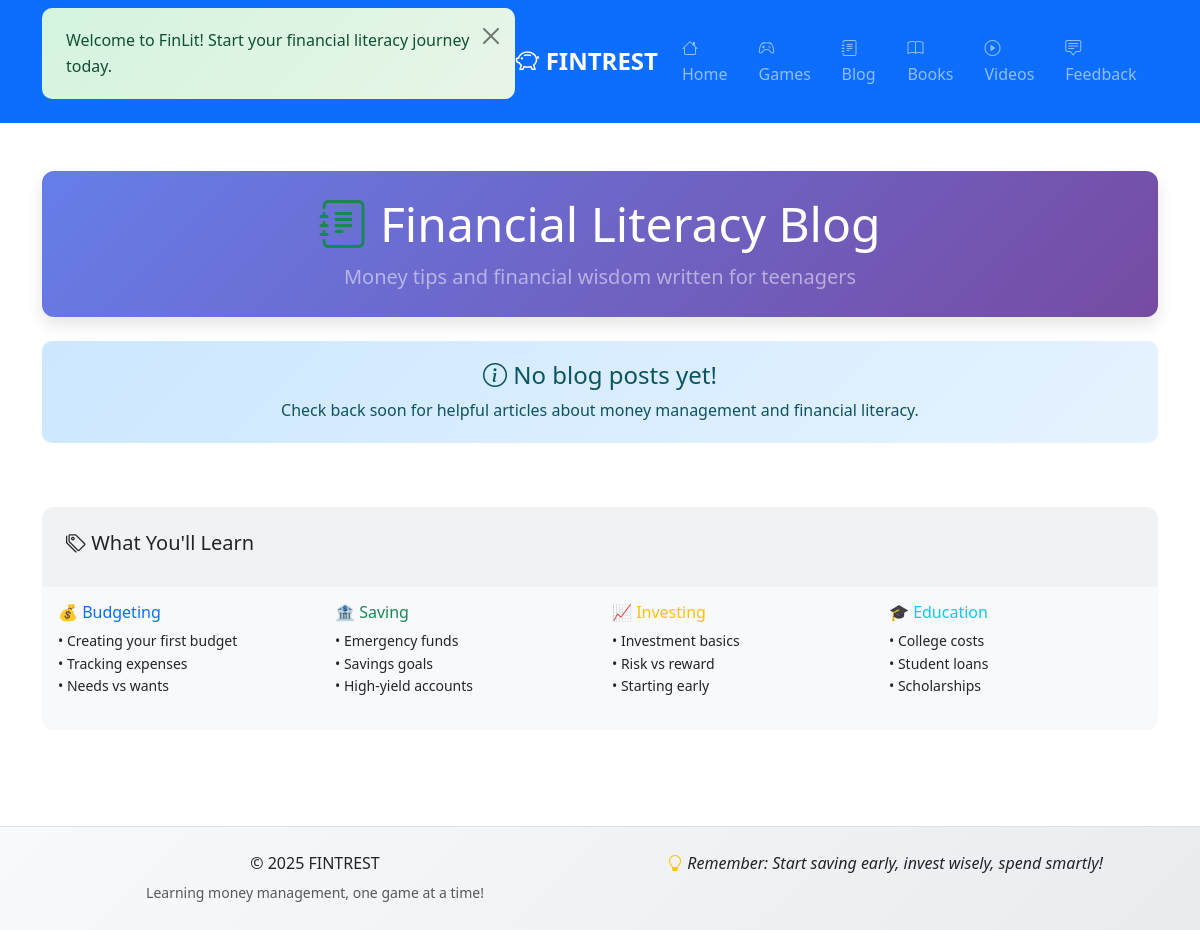
Before: /blog with the older database file.
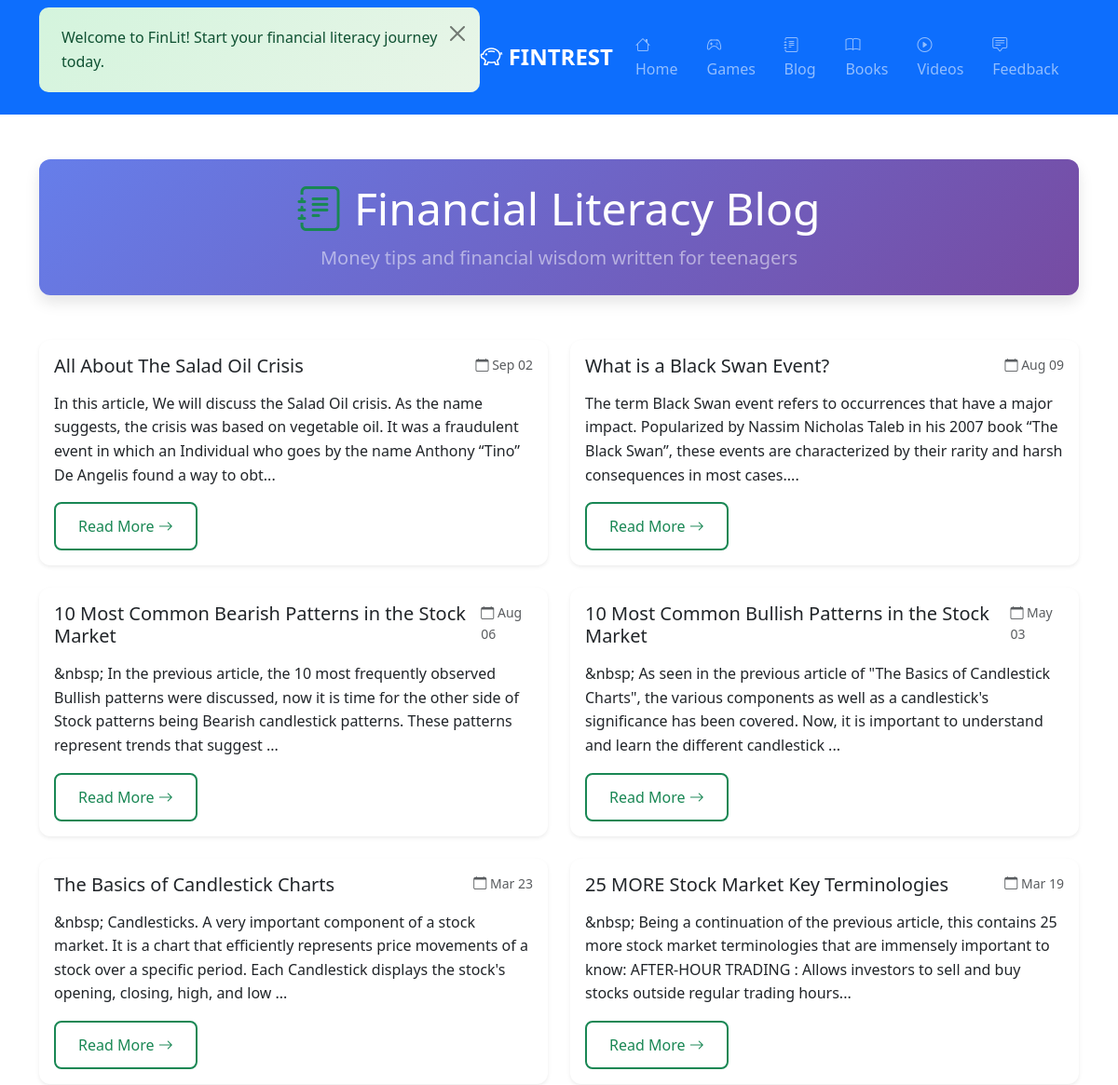
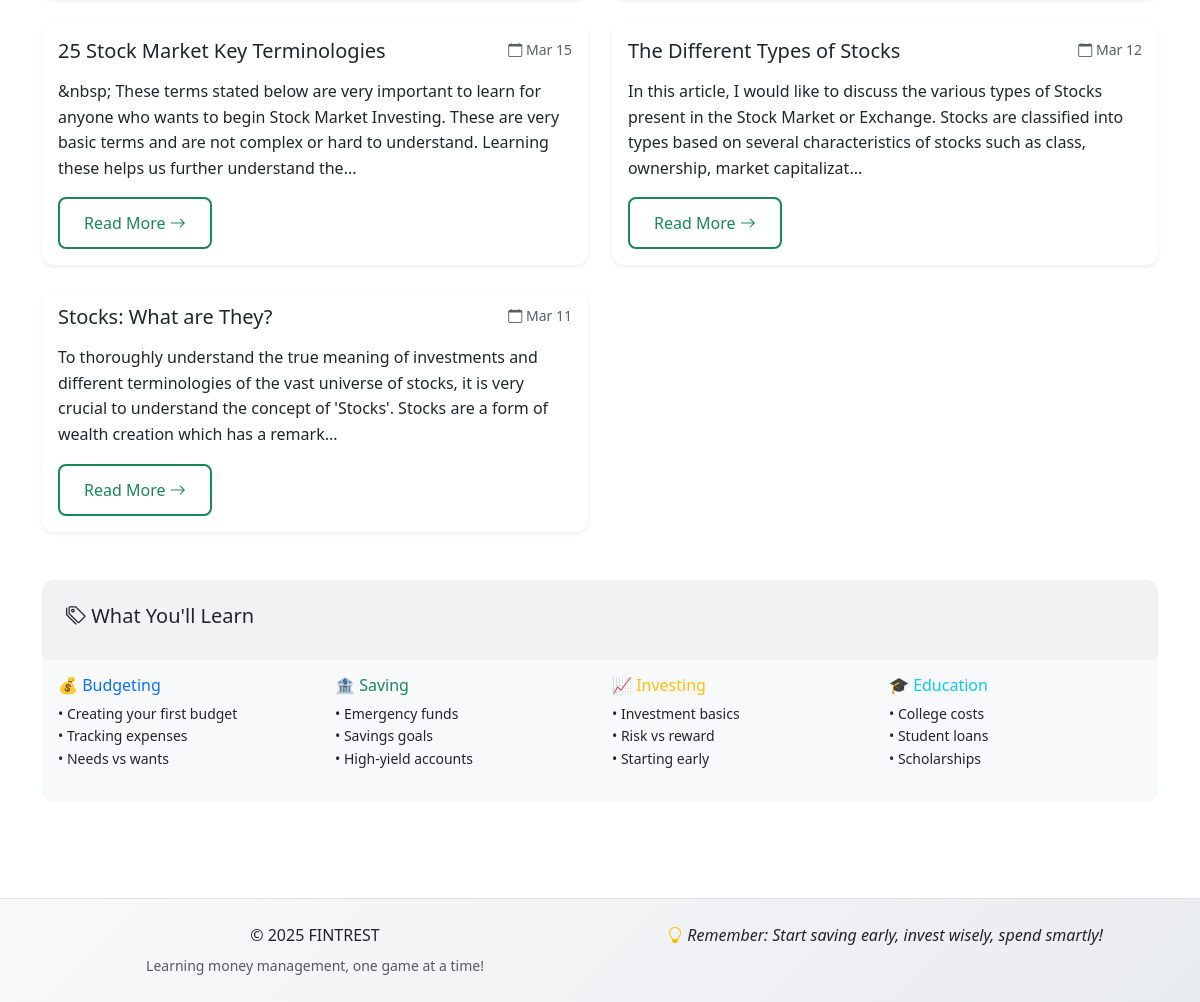
After: the same page with the newer database file (2 pictures, top to bottom).
### app.py (models this page shows, shortened)
class BlogPost(db.Model):
    id = db.Column(db.Integer, primary_key=True)
    title = db.Column(db.String(200), nullable=False)
    content = db.Column(db.Text, nullable=False)
    excerpt = db.Column(db.String(300), nullable=False)
    date_posted = db.Column(db.DateTime, default=datetime.utcnow)

### app.py (the view)
@app.route('/blog')
def blog_list():
    posts = BlogPost.query.order_by(BlogPost.date_posted.desc()).all()
    return render_template('blog_list.html', posts=posts)

### templates/blog_list.html (shortened to what this page needs)
{% extends "base.html" %}
{% block content %}
<div class="container py-5">
    <div class="row mb-5">
        <div class="col text-center">
            <div class="section-hero py-4 px-3">
                <h1 class="display-5 mb-2">
                    <i class="bi bi-journal-text text-success"></i> Financial Literacy Blog
                </h1>
                <p class="lead mb-0 text-white-50">Money tips and financial wisdom written for teenagers</p>
            </div>
        </div>
    </div>
    <div class="row g-4">
        {% for post in posts %}
        <div class="col-lg-6">
            <article class="card h-100 shadow-sm blog-post-card">
                <div class="card-body d-flex flex-column">
                    <div class="d-flex justify-content-between align-items-start mb-3">
                        <h5 class="card-title mb-0">
                            <a href="{{ url_for('blog_post', post_id=post.id) }}" class="text-decoration-none">
                                {{ post.title }}
                            </a>
                        </h5>
                        <small class="text-muted ms-2">
                            <i class="bi bi-calendar"></i>
                            {{ post.date_posted.strftime('%b %d') }}
                        </small>
                    </div>
                    <p class="card-text flex-grow-1">{{ post.excerpt }}</p>
                    <div class="mt-auto">
                        <a href="{{ url_for('blog_post', post_id=post.id) }}" class="btn btn-outline-success">
                            Read More <i class="bi bi-arrow-right"></i>
                        </a>
                    </div>
                </div>
            </article>
        </div>
        {% endfor %}
    </div>
    {% if not posts %}
    <div class="row">
        <div class="col text-center">
            <div class="alert alert-info">
                <h4><i class="bi bi-info-circle"></i> No blog posts yet!</h4>
                <p class="mb-0">Check back soon for helpful articles about money management and financial literacy.</p>
            </div>
        </div>
    </div>
    {% endif %}
    <div class="row mt-5">
        <div class="col">
            <div class="card bg-light">
                <div class="card-header">
                    <h5><i class="bi bi-tags"></i> What You'll Learn</h5>
                </div>
                <div class="card-body">
                    <div class="row">
                        <div class="col-md-3">
                            <h6 class="text-primary">💰 Budgeting</h6>
                            <ul class="list-unstyled small">
                                <li>• Creating your first budget</li>
                                <li>• Tracking expenses</li>
                                <li>• Needs vs wants</li>
                            </ul>
                        </div>
                        <div class="col-md-3">
                            <h6 class="text-success">🏦 Saving</h6>
                            <ul class="list-unstyled small">
                                <li>• Emergency funds</li>
                                <li>• Savings goals</li>
                                <li>• High-yield accounts</li>
                            </ul>
                        </div>
                        <div class="col-md-3">
                            <h6 class="text-warning">📈 Investing</h6>
                            <ul class="list-unstyled small">
                                <li>• Investment basics</li>
                                <li>• Risk vs reward</li>
                                <li>• Starting early</li>
                            </ul>
                        </div>
                        <div class="col-md-3">
                            <h6 class="text-info">🎓 Education</h6>
                            <ul class="list-unstyled small">
                                <li>• College costs</li>
                                <li>• Student loans</li>
                                <li>• Scholarships</li>
                            </ul>
                        </div>
                    </div>
                </div>
            </div>
        </div>
    </div>
</div>
{% endblock %}

### templates/base.html (shortened to what this page needs)
<!DOCTYPE html>
<html lang="en">
<head>
    <link href="https://cdn.jsdelivr.net/npm/bootstrap@5.3.0/dist/css/bootstrap.min.css" rel="stylesheet">
    <link rel="stylesheet" href="https://cdn.jsdelivr.net/npm/bootstrap-icons@1.11.0/font/bootstrap-icons.css">
    <link rel="stylesheet" href="{{ url_for('static', filename='css/style.css') }}">
</head>
<body>
    <nav class="navbar navbar-expand-lg navbar-dark bg-primary">
        <div class="container">
            <a class="navbar-brand fw-bold" href="{{ url_for('index') }}">
                <i class="bi bi-piggy-bank"></i>
                    <span class="d-none d-sm-inline">FINTREST</span>
            </a>
            <div class="collapse navbar-collapse" id="navbarNav">
                <ul class="navbar-nav ms-auto">
                    <li class="nav-item">
                        <a class="nav-link" href="{{ url_for('index') }}">
                            <i class="bi bi-house"></i> Home
                        </a>
                    </li>
                    <li class="nav-item">
                        <a class="nav-link" href="{{ url_for('games') }}">
                            <i class="bi bi-controller"></i> Games
                        </a>
                    </li>
                    <li class="nav-item">
                        <a class="nav-link" href="{{ url_for('blog_list') }}">
                            <i class="bi bi-journal-text"></i> Blog
                        </a>
                    </li>
                    <li class="nav-item">
                        <a class="nav-link" href="{{ url_for('books') }}">
                            <i class="bi bi-book"></i> Books
                        </a>
                    </li>
                    <li class="nav-item">
                        <a class="nav-link" href="{{ url_for('videos') }}">
                            <i class="bi bi-play-circle"></i> Videos
                        </a>
                    </li>
                    <li class="nav-item">
                        <a class="nav-link" href="{{ url_for('survey') }}">
                            <i class="bi bi-chat-square-text"></i> Feedback
                        </a>
                    </li>
                </ul>
            </div>
        </div>
    </nav>
    <main class="flex-grow-1">
        {% block content %}{% endblock %}
    </main>
    <footer class="bg-light text-center py-4 mt-5">
        <div class="container">
            <div class="row">
                <div class="col-md-6">
                    <p class="mb-1">&copy; 2025 FINTREST</p>
                    <small class="text-muted">Learning money management, one game at a time!</small>
                </div>
                <div class="col-md-6">
                    <p class="mb-1">
                        <i class="bi bi-lightbulb text-warning"></i>
                            <em>Remember: Start saving early, invest wisely, spend smartly!</em>
                    </p>
                </div>
            </div>
        </div>
    </footer>
</body>
</html>

### static/css/style.css (style rules this page uses)
:root { --primary-color: #0d6efd; --success-color: #198754; --warning-color: #ffc107; --danger-color: #dc3545; --light-color: #f8f9fa; --dark-color: #212529; --gradient-primary: linear-gradient(135deg, #667eea 0%, #764ba2 100%); --gradient-success: linear-gradient(135deg, #4ecdc4 0%, #44a08d 100%); --gradient-warning: linear-gradient(135deg, #f093fb 0%, #f5576c 100%); }
body { font-family: 'Segoe UI', Tahoma, Geneva, Verdana, sans-serif; line-height: 1.6; color: var(--dark-color); background-color: #fff; }
.flex-grow-1 { flex: 1 0 auto; }
.navbar-brand { font-size: 1.5rem; font-weight: 700; }
.navbar-nav .nav-link { font-weight: 500; transition: color 0.3s ease; }
.section-hero { background: var(--gradient-primary); color: #fff; border-radius: 0.75rem; box-shadow: 0 0.5rem 1rem rgba(0,0,0,0.1); }
.section-hero h1 { color: #fff; }
.section-hero .lead { color: rgba(255,255,255,0.85); }
.card { border: none; transition: all 0.3s ease; border-radius: 12px; overflow: hidden; }
.card-header { font-weight: 600; border-bottom: none; padding: 1.5rem; }
.blog-post-card { transition: all 0.3s ease; }
.blog-post-card .card-title a { color: #212529 !important; transition: color 0.3s ease; }
.btn { font-weight: 500; border-radius: 8px; padding: 0.75rem 1.5rem; transition: all 0.3s ease; border-width: 2px; }
footer { background: linear-gradient(135deg, #f8f9fa 0%, #e9ecef 100%); border-top: 1px solid #dee2e6; }
html { scroll-behavior: smooth; }

Changed rows visible on the page:
added BlogPost: title "All About The Salad Oil Crisis", date_posted "Sep 02", excerpt "In this article, We will discuss the Salad Oil crisis. As the name suggests, the crisis was based on vegetable oil. It was a fraudulent event in which an Individual who goes by the name Anthony “Tino” De Angelis found a way to obt..."
added BlogPost: title "What is a Black Swan Event?", date_posted "Aug 09", excerpt "The term Black Swan event refers to occurrences that have a major impact. Popularized by Nassim Nicholas Taleb in his 2007 book “The Black Swan”, these events are characterized by their rarity and harsh consequences in most cases...."
added BlogPost: title "10 Most Common Bearish Patterns in the Stock Market", date_posted "Aug 06", excerpt "&nbsp; In the previous article, the 10 most frequently observed Bullish patterns were discussed, now it is time for the other side of Stock patterns being Bearish candlestick patterns. These patterns represent trends that suggest ..."
added BlogPost: title "10 Most Common Bullish Patterns in the Stock Market", date_posted "May 03", excerpt "&nbsp; As seen in the previous article of \"The Basics of Candlestick Charts\", the various components as well as a candlestick's significance has been covered. Now, it is important to understand and learn the different candlestick ..."
added BlogPost: title "The Basics of Candlestick Charts", date_posted "Mar 23", excerpt "&nbsp; Candlesticks. A very important component of a stock market. It is a chart that efficiently represents price movements of a stock over a specific period. Each Candlestick displays the stock's opening, closing, high, and low ..."
added BlogPost: title "25 MORE Stock Market Key Terminologies", date_posted "Mar 19", excerpt "&nbsp; Being a continuation of the previous article, this contains 25 more stock market terminologies that are immensely important to know: AFTER-HOUR TRADING : Allows investors to sell and buy stocks outside regular trading hours..."
added BlogPost: title "25 Stock Market Key Terminologies", date_posted "Mar 15", excerpt "&nbsp; These terms stated below are very important to learn for anyone who wants to begin Stock Market Investing. These are very basic terms and are not complex or hard to understand. Learning these helps us further understand the..."
added BlogPost: title "The Different Types of Stocks", date_posted "Mar 12", excerpt "In this article, I would like to discuss the various types of Stocks present in the Stock Market or Exchange. Stocks are classified into types based on several characteristics of stocks such as class, ownership, market capitalizat..."
added BlogPost: title "Stocks: What are They?", date_posted "Mar 11", excerpt "To thoroughly understand the true meaning of investments and different terminologies of the vast universe of stocks, it is very crucial to understand the concept of 'Stocks'. Stocks are a form of wealth creation which has a remark..."
Other visible differences:
text no longer shown: "No blog posts yet! Check back soon for helpful articles about money management and financial literacy."
